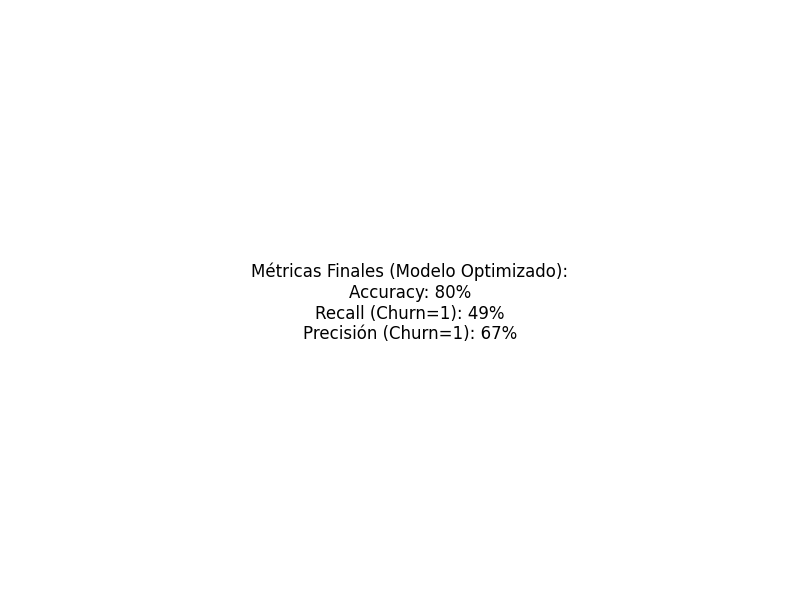

Write Python code to recreate this figure.
import matplotlib.pyplot as plt

fig, ax = plt.subplots(figsize=(8, 6))
ax.text(0.5, 0.5, 'Métricas Finales (Modelo Optimizado):\nAccuracy: 80%\nRecall (Churn=1): 49%\nPrecisión (Churn=1): 67%', ha='center', va='center', fontsize=12)
ax.axis('off')

plt.savefig('confusion_matrix_optimized.png')
print('Archivo guardado: confusion_matrix_optimized.png')